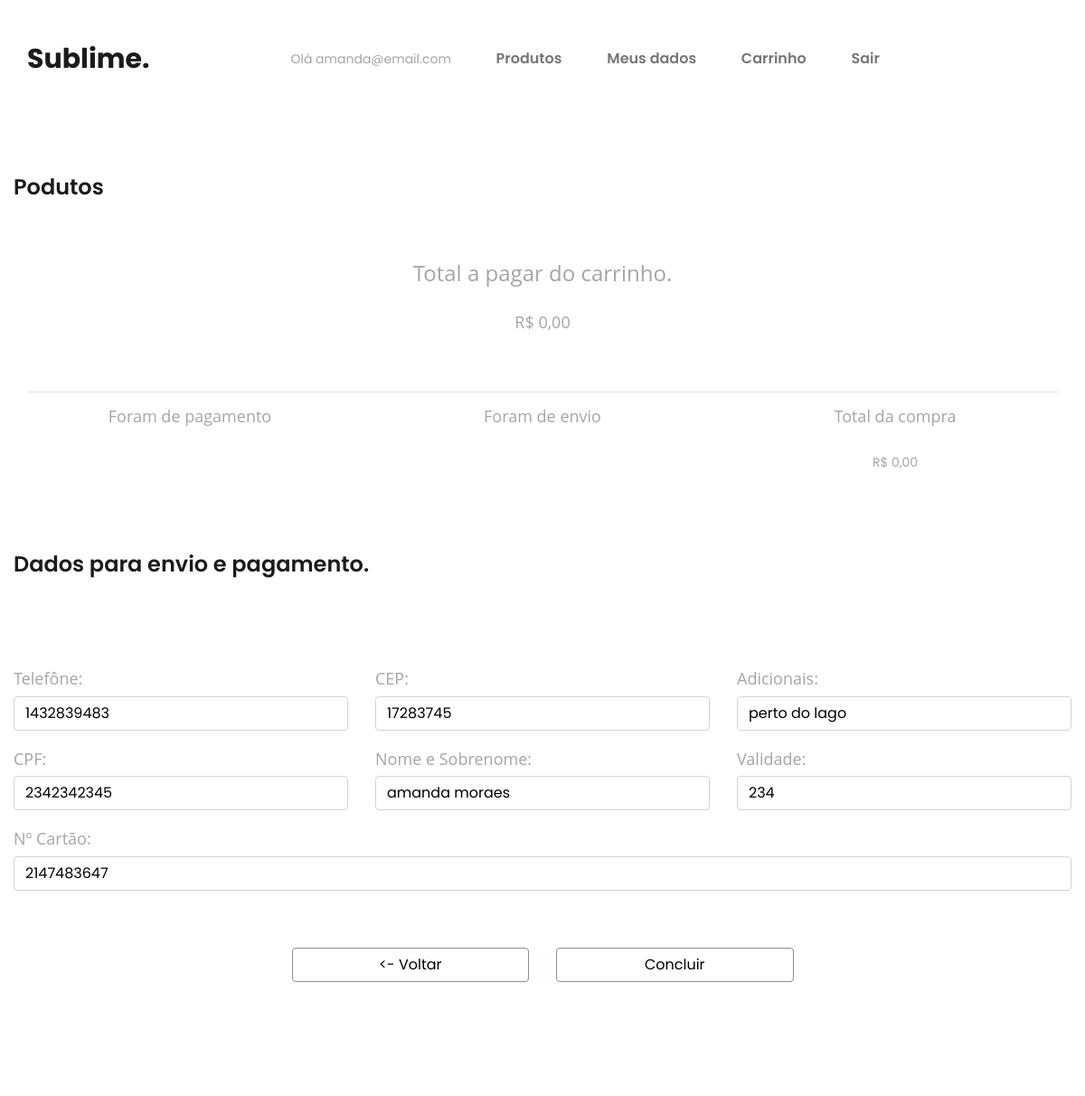
The page /comprar.php (signed in) on the database its author committed.
### tables this page shows
CREATE TABLE `dados_cli` (
  `id_dadosCli` int(11) NOT NULL,
  `id_cli` int(11) NOT NULL,
  `cep` int(11) NOT NULL,
  `estado` varchar(40) NOT NULL,
  `ciade` varchar(40) NOT NULL,
  `bairro` varchar(50) NOT NULL,
  `rua_avenida` varchar(100) NOT NULL,
  `numero` int(11) NOT NULL,
  `adicionais` varchar(200) NOT NULL,
  `telefone` int(11) NOT NULL,
  `n_cartao` int(11) NOT NULL,
  `validade_cartao` int(11) NOT NULL,
  `nome_cartao` varchar(40) NOT NULL,
  `cpf` varchar(40) NOT NULL
);

### comprar.php (the view, shortened to what this page needs)
<!DOCTYPE html>
<?php
include('rotas/conect.php');
if(isset($_SESSION['usuario'])){
	$usuario = $_SESSION['usuario'];
	$idUsuario = $_SESSION['id'];
}else{
	Header("Location:login_cli.php");
	exit();
}
?>
<html lang="pt-br">
<head>
	<link rel="stylesheet" type="text/css" href="styles/bootstrap4/bootstrap.min.css">
	<link href="plugins/font-awesome-4.7.0/css/font-awesome.min.css" rel="stylesheet" type="text/css">
	<link rel="stylesheet" type="text/css" href="styles/checkout.css">
	<link rel="stylesheet" type="text/css" href="styles/checkout_responsive.css">
</head>
<body>
	<div class="super_container">
		<header class="header">
			<div class="header_container">
				<div class="container">
					<div class="row">
						<div class="col">
							<div class="header_content d-flex flex-row align-items-center justify-content-start">
								<div class="logo"><a href="index.php">Sublime.</a></div>
								<nav class="main_nav">
									<ul>
										<li><?php echo "Olá $usuario"; ?></li>
										<li><a href="vitrine.php">Produtos</a></li>
										<li><a href="dados_pessoais.php">Meus dados</a></li>
										<li><a href="carrinho.php">Carrinho</a></li>
										<li><a href="rotas/sair.php">Sair</a></li>
									</ul>
								</nav>
							</div>
						</div>
					</div>
				</div>
			</div>
		</header>
		<br>
		<br>
		<br>
		<br>
		<br>
		<br>
		<br>
		<br>
		<br>
		<form method="POST" action="rotas/finaliza_compras.php">
			<div class="container">
				<div class="row">
					<div class="section_title">Podutos</div>
				</div>
			</div>
			<div class="container">
				<br>
				<br>
				<br>
				<div class="row">
					<div class="col-md-4"></div>
					<div class="col-md-4" align="center">
						<?php
						$total_carrinho = $_SESSION['totalCar'];
						$total_compra = $total_carrinho;
						echo "<h3>Total a pagar do carrinho.</h3>";
						echo "<br><h4>R$ ".number_format($total_carrinho,2,',','.')."</h4>";
						?>
					</div>
					<div class="col-md-4"></div>
				</div>
			</div>
			<br>
			<br>
			<div class="container">
				<hr>
			</div>
			<div class="container">
				<div class="row text-center">
					<div class="col-md-4">
						<?php
						echo "<h4>Foram de pagamento</h4>";
						echo "<br>$forma_pgt<br><br>";
						?>
					</div>
					<div class="col-md-4">
						<?php
						echo "<h4>Foram de envio</h4>";
						echo "<br>$formEnvio";
						?>
					</div>
					<div class="col-md-4">
						<?php
						echo "<h4>Total da compra</h4>";
						echo "<br>R$ ".number_format($total_compra,2,',','.');
						?>
					</div>
				</div>
			</div>
			<br>
			<br>
			<br>
			<div class="container">
				<div class="row">
					<div class="section_title">Dados para envio e pagamento.</div>
				</div>
			</div>
			<div class="checkout">
				<div class="container">
					<div class="row">
						<div class="row">
							<?php
							$query = $mysqli->query("select * from dados_cli where id_cli = $idUsuario ");
							while ($dados_cli=$query->fetch_assoc()) {
								?>
								<div class="col-md-4">
									<h4>Telefône:</h4>
									<input type="text" name="tel" class="form-control"
									value="<?php echo"$dados_cli[telefone]" ?>" >
									<br>
									<h4>CPF:</h4>
									<input type="text" name="cpf" class="form-control"
									value="<?php echo"$dados_cli[cpf]" ?>" >
								</div>
								<div class="col-md-4">
									<h4>CEP:</h4>
									<input type="text" name="cep" class="form-control"
									value="<?php echo"$dados_cli[cep]" ?>">
									<br>
									<h4>Nome e Sobrenome:</h4>
									<input type="text" name="namber_sob" class="form-control"
									value="<?php echo"$dados_cli[nome_cartao]" ?>" >
								</div>
								<div class="col-md-4">
									<h4>Adicionais:</h4>
									<input type="text" name="add" class="form-control"
									value="<?php echo"$dados_cli[adicionais]" ?>" >
									<br>
									<h4>Validade:</h4>
									<input type="text" name="val_carrd" class="form-control"
									value="<?php echo"$dados_cli[validade_cartao]" ?>" >
								</div>
								<div class="col-md-12">
									<br>
									<h4>Nº Cartão:</h4>
									<input type="text" name="n_card" class="form-control"
									value="<?php echo"$dados_cli[n_cartao]" ?>" >
								</div>
								<?php
							}
							?>
						</div>
					</div>
					<br>
					<br>
					<br>
					<div class="row">
						<div class="col-md-3"></div>
						<div class="col-md-3">
							<a href="carrinho.php" class="form-control btn btn-outline-secondary" style="color: black;">
								<- Voltar
							</a>
						</div>
						<div class="col-md-3">
							<button type="submit" name="btn_conluir" class="form-control btn btn-outline-secondary">Concluir
							</button>
						</div>
						<div class="col-md-3"></div>
					</div>
				</div>
			</div>
		</form>
		<div class="footer_overlay"></div>
	</div>
</body>
</html>

### styles/checkout.css (style rules this page uses)
* { margin: 0; padding: 0; -webkit-font-smoothing: antialiased; -webkit-text-shadow: rgba(0,0,0,.01) 0 0 1px; text-shadow: rgba(0,0,0,.01) 0 0 1px; }
body { font-family: 'Poppins', sans-serif; font-size: 14px; font-weight: 400; background: #FFFFFF; color: #a5a5a5; }
div { display: block; position: relative; -webkit-box-sizing: border-box; -moz-box-sizing: border-box; box-sizing: border-box; }
ul { list-style: none; margin-bottom: 0px; }
a, a:hover, a:visited, a:active, a:link { text-decoration: none; -webkit-font-smoothing: antialiased; -webkit-text-shadow: rgba(0,0,0,.01) 0 0 1px; text-shadow: rgba(0,0,0,.01) 0 0 1px; }
h3 { font-size: 24px; }
h4 { font-size: 18px; }
h1, h2, h3, h4, h5, h6 { font-family: 'Open Sans', sans-serif; -webkit-font-smoothing: antialiased; -webkit-text-shadow: rgba(0,0,0,.01) 0 0 1px; text-shadow: rgba(0,0,0,.01) 0 0 1px; }
.form-control { color: #000000; }
.super_container { width: 100%; overflow: hidden; }
.header { display: block; position: fixed; top: 0; left: 0; width: 100%; z-index: 100; }
.header_container { width: 100%; z-index: 1; background: #FFFFFF; }
.header_content { width: 100%; height: 130px; -webkit-transition: all 200ms ease; -moz-transition: all 200ms ease; -ms-transition: all 200ms ease; -o-transition: all 200ms ease; transition: all 200ms ease; }
.logo a { font-size: 30px; font-weight: 700; color: #1b1b1b; -webkit-transition: all 200ms ease; -moz-transition: all 200ms ease; -ms-transition: all 200ms ease; -o-transition: all 200ms ease; transition: all 200ms ease; }
.main_nav { margin-left: 156px; }
.main_nav > ul > li { display: inline-block; position: relative; }
.main_nav > ul > li:not(:last-child) { margin-right: 46px; }
.main_nav > ul > li > a { font-size: 16px; font-weight: 600; color: #767676; -webkit-transition: all 200ms ease; -moz-transition: all 200ms ease; -ms-transition: all 200ms ease; -o-transition: all 200ms ease; transition: all 200ms ease; }
.checkout { width: 100%; padding-top: 98px; padding-bottom: 99px; background: #FFFFFF; z-index: 2; }
.section_title { font-size: 24px; font-weight: 600; color: #1b1b1b; }
.footer_overlay { width: 100%; height: 129px; background: transparent; z-index: 1; }

### rows shown on the page
dados_cli: tel "1432839483", cpf "2342342345", cep "17283745", namber_sob "amanda moraes", add "perto do lago", val_carrd "234", n_card "2147483647"

### other values the page prints
$usuario "amanda@email.com"
$total_carrinho "0,00"
$total_compra "0,00"
